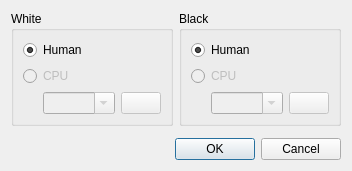
<?xml version="1.0" encoding="UTF-8"?>
<ui version="4.0">
 <class>NewGameDialog</class>
 <widget class="QDialog" name="NewGameDialog">
  <property name="geometry">
   <rect>
    <x>0</x>
    <y>0</y>
    <width>510</width>
    <height>242</height>
   </rect>
  </property>
  <property name="windowTitle">
   <string>New Game</string>
  </property>
  <layout class="QVBoxLayout" name="verticalLayout_4">
   <property name="sizeConstraint">
    <enum>QLayout::SetFixedSize</enum>
   </property>
   <item>
    <layout class="QHBoxLayout" name="horizontalLayout">
     <item>
      <widget class="QGroupBox" name="groupBox_2">
       <property name="title">
        <string>White</string>
       </property>
       <layout class="QVBoxLayout" name="verticalLayout_3">
        <item>
         <widget class="QRadioButton" name="m_whitePlayerHumanRadio">
          <property name="text">
           <string>Human</string>
          </property>
          <property name="checked">
           <bool>true</bool>
          </property>
         </widget>
        </item>
        <item>
         <widget class="QRadioButton" name="m_whitePlayerCpuRadio">
          <property name="enabled">
           <bool>false</bool>
          </property>
          <property name="text">
           <string>CPU</string>
          </property>
         </widget>
        </item>
        <item>
         <layout class="QHBoxLayout" name="horizontalLayout_3">
          <item>
           <spacer name="horizontalSpacer_1">
            <property name="orientation">
             <enum>Qt::Horizontal</enum>
            </property>
            <property name="sizeType">
             <enum>QSizePolicy::Fixed</enum>
            </property>
            <property name="sizeHint" stdset="0">
             <size>
              <width>20</width>
              <height>0</height>
             </size>
            </property>
           </spacer>
          </item>
          <item>
           <widget class="QComboBox" name="m_whiteEngineComboBox">
            <property name="enabled">
             <bool>false</bool>
            </property>
            <property name="sizePolicy">
             <sizepolicy hsizetype="MinimumExpanding" vsizetype="Fixed">
              <horstretch>0</horstretch>
              <verstretch>0</verstretch>
             </sizepolicy>
            </property>
            <property name="editable">
             <bool>true</bool>
            </property>
           </widget>
          </item>
          <item>
           <widget class="QPushButton" name="m_configureWhiteEngineButton">
            <property name="enabled">
             <bool>false</bool>
            </property>
            <property name="sizePolicy">
             <sizepolicy hsizetype="Preferred" vsizetype="Fixed">
              <horstretch>0</horstretch>
              <verstretch>0</verstretch>
             </sizepolicy>
            </property>
            <property name="toolTip">
             <string>Configure white engine</string>
            </property>
            <property name="text">
             <string/>
            </property>
           </widget>
          </item>
         </layout>
        </item>
       </layout>
      </widget>
     </item>
     <item>
      <widget class="QGroupBox" name="groupBox">
       <property name="title">
        <string>Black</string>
       </property>
       <layout class="QVBoxLayout" name="verticalLayout">
        <item>
         <widget class="QRadioButton" name="m_blackPlayerHumanRadio">
          <property name="text">
           <string>Human</string>
          </property>
          <property name="checked">
           <bool>true</bool>
          </property>
         </widget>
        </item>
        <item>
         <widget class="QRadioButton" name="m_blackPlayerCpuRadio">
          <property name="enabled">
           <bool>false</bool>
          </property>
          <property name="text">
           <string>CPU</string>
          </property>
         </widget>
        </item>
        <item>
         <layout class="QHBoxLayout" name="horizontalLayout_2">
          <item>
           <spacer name="horizontalSpacer_2">
            <property name="orientation">
             <enum>Qt::Horizontal</enum>
            </property>
            <property name="sizeType">
             <enum>QSizePolicy::Fixed</enum>
            </property>
            <property name="sizeHint" stdset="0">
             <size>
              <width>20</width>
              <height>0</height>
             </size>
            </property>
           </spacer>
          </item>
          <item>
           <widget class="QComboBox" name="m_blackEngineComboBox">
            <property name="enabled">
             <bool>false</bool>
            </property>
            <property name="sizePolicy">
             <sizepolicy hsizetype="MinimumExpanding" vsizetype="Fixed">
              <horstretch>0</horstretch>
              <verstretch>0</verstretch>
             </sizepolicy>
            </property>
            <property name="editable">
             <bool>true</bool>
            </property>
           </widget>
          </item>
          <item>
           <widget class="QPushButton" name="m_configureBlackEngineButton">
            <property name="enabled">
             <bool>false</bool>
            </property>
            <property name="sizePolicy">
             <sizepolicy hsizetype="Preferred" vsizetype="Fixed">
              <horstretch>0</horstretch>
              <verstretch>0</verstretch>
             </sizepolicy>
            </property>
            <property name="toolTip">
             <string>Configure black engine</string>
            </property>
            <property name="text">
             <string/>
            </property>
           </widget>
          </item>
         </layout>
        </item>
       </layout>
      </widget>
     </item>
    </layout>
   </item>
   <item>
    <widget class="GameSettingsWidget" name="m_gameSettings" native="true"/>
   </item>
   <item>
    <widget class="QDialogButtonBox" name="m_buttonBox">
     <property name="standardButtons">
      <set>QDialogButtonBox::Cancel|QDialogButtonBox::Ok</set>
     </property>
    </widget>
   </item>
  </layout>
 </widget>
 <customwidgets>
  <customwidget>
   <class>GameSettingsWidget</class>
   <extends>QWidget</extends>
   <header>gamesettingswidget.h</header>
   <container>1</container>
  </customwidget>
 </customwidgets>
 <resources>
  <include location="../res/icons/icons.qrc"/>
 </resources>
 <connections>
  <connection>
   <sender>m_buttonBox</sender>
   <signal>rejected()</signal>
   <receiver>NewGameDialog</receiver>
   <slot>reject()</slot>
   <hints>
    <hint type="sourcelabel">
     <x>457</x>
     <y>232</y>
    </hint>
    <hint type="destinationlabel">
     <x>479</x>
     <y>137</y>
    </hint>
   </hints>
  </connection>
  <connection>
   <sender>m_buttonBox</sender>
   <signal>accepted()</signal>
   <receiver>NewGameDialog</receiver>
   <slot>accept()</slot>
   <hints>
    <hint type="sourcelabel">
     <x>269</x>
     <y>232</y>
    </hint>
    <hint type="destinationlabel">
     <x>260</x>
     <y>111</y>
    </hint>
   </hints>
  </connection>
 </connections>
</ui>
